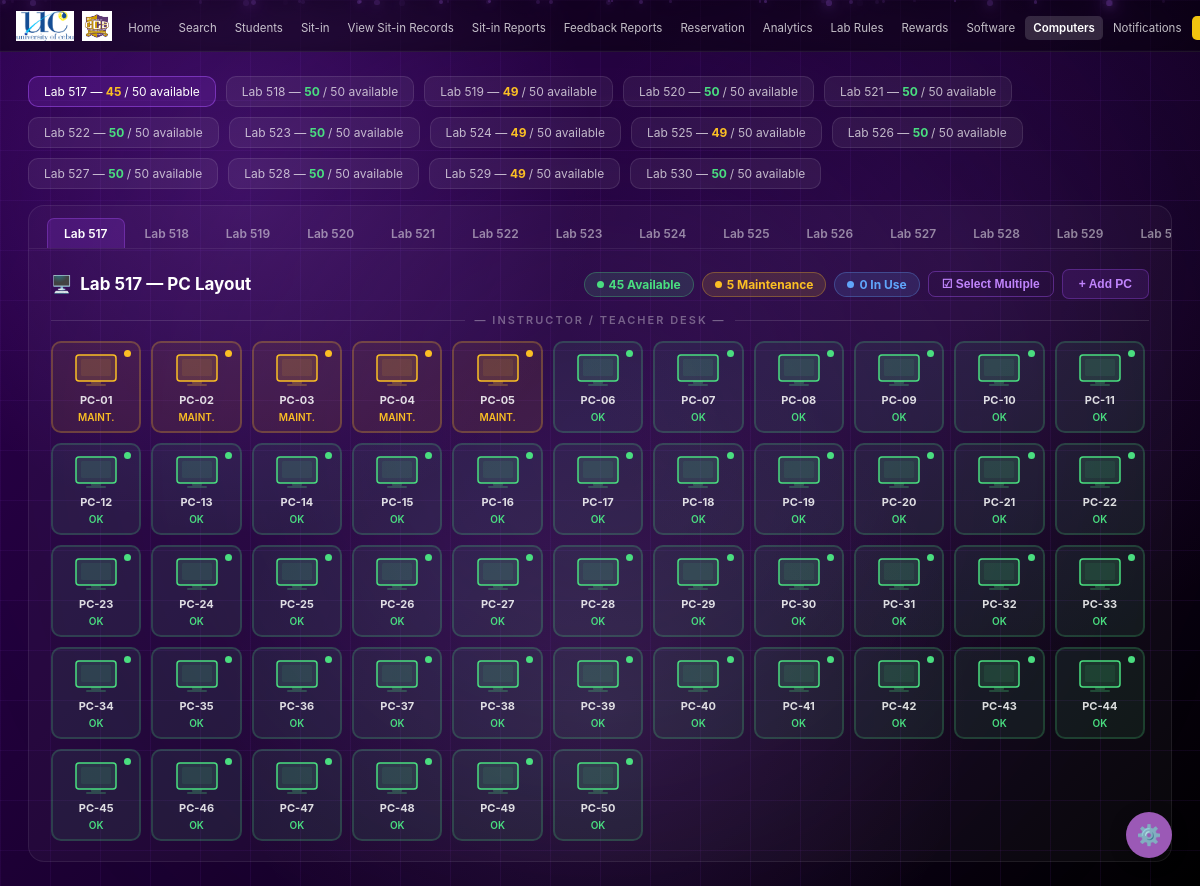
Page /admin/computers (signed in) on the earlier database version.
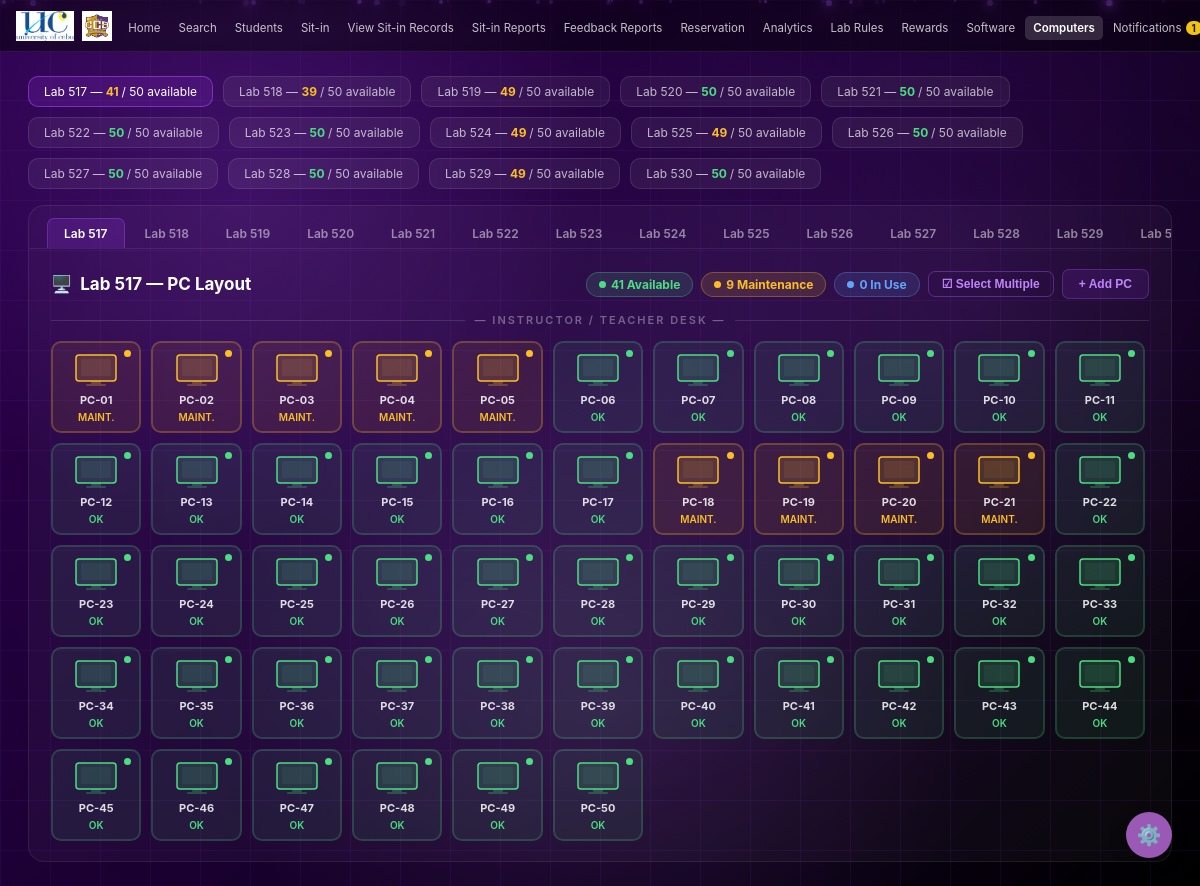
Same page on the later database version.
### tables this page shows
CREATE TABLE laboratory (
        id INTEGER PRIMARY KEY AUTOINCREMENT,
        lab_name TEXT NOT NULL UNIQUE,
        description TEXT DEFAULT ''
    );

CREATE TABLE computer_units (
        id INTEGER PRIMARY KEY AUTOINCREMENT,
        pc_number TEXT NOT NULL,
        lab_id INTEGER NOT NULL,
        status TEXT NOT NULL DEFAULT 'Available',
        FOREIGN KEY (lab_id) REFERENCES laboratory(id)
    );

### app.py (the view, shortened to what this page needs)
@app.route('/admin/computers', methods=['GET', 'POST'])
def admin_computers():
    if not admin_required():
        return redirect(url_for('login'))
    error = success = None
    conn = get_db()
    computers = conn.execute('''
        SELECT cu.id, cu.pc_number, cu.status, l.lab_name, l.id as lab_id,
               (SELECT COUNT(*) FROM sitin s WHERE s.pc_id = cu.id AND (s.time_out IS NULL OR s.time_out = '')) as occupied
        FROM computer_units cu
        JOIN laboratory l ON cu.lab_id = l.id
        ORDER BY l.lab_name, cu.pc_number
    ''').fetchall()
    labs = conn.execute("SELECT * FROM laboratory WHERE lab_name LIKE 'Lab 5%' ORDER BY lab_name").fetchall()
    try:
        raw_lab_id = request.args.get('lab_id') or request.form.get('lab_id')
        selected_lab_id = int(raw_lab_id) if raw_lab_id else (labs[0]['id'] if labs else 0)
    except (ValueError, TypeError):
        selected_lab_id = labs[0]['id'] if labs else 0
    conn.close()
    return render_template('admin/computers.html', computers=computers, labs=labs,
                          selected_lab_id=selected_lab_id, error=error, success=success)

### app.py (called while the page is built, shortened)
def get_db():
    conn = sqlite3.connect(os.path.join(BASE_DIR, 'database.db'))
    conn.row_factory = sqlite3.Row
    return conn

@app.before_request
def csrf_protect():
    if 'csrf_token' not in session:
        session['csrf_token'] = secrets.token_hex(16)
    if request.method == "POST":
        token = session.get('csrf_token', '')
        form_token = request.form.get('csrf_token', '')
        if not token or token != form_token:
            flash('Invalid request. Please try again.', 'error')
            return redirect(request.url)

@app.context_processor
def inject_unread_count():
    if 'user_id' in session and session.get('role') == 'admin':
        conn = get_db()
        count = conn.execute('''
            SELECT COUNT(*) FROM notifications
            WHERE is_read = 0 AND idnum = ?
        ''', (session['user_idnum'],)).fetchone()[0]
        conn.close()
        return dict(unread_count=count)
    return dict(unread_count=0)

def admin_required():
    return 'user_id' in session and session.get('role') == 'admin'

### templates/admin/computers.html (shortened to what the changed rows need)
<!DOCTYPE html>
<html lang="en">
<head>
  <link rel="stylesheet" href="{{ url_for('static', filename='style.css') }}" />
</head>
<body>
  <nav>
    <ul class="nav-links">
      <li>
        <a href="{{ url_for('admin_notifications') }}" class="{{ 'active' if request.endpoint=='admin_notifications' else '' }}">
          Notifications{% if unread_count > 0 %}<span class="notification-badge">{{ unread_count }}</span>{% endif %}
        </a>
      </li>
    </ul>
  </nav>
  <div class="computers-main">
    <div class="lab-avail-bar" id="availBar">
      {% for lab in labs %}
        {% set lab_pcs = computers | selectattr('lab_id','equalto', lab['id']) | list %}
        {% set avail   = lab_pcs | selectattr('status','equalto','Available') | list | length %}
        {% set total   = lab_pcs | length %}
        {% set pct     = ((avail / total * 100) | int) if total > 0 else 0 %}
        <div class="lab-avail-chip {{ 'active' if lab['id'] == selected_lab_id | int else '' }}"
             data-lab-id="{{ lab['id'] }}"
             onclick="switchLab({{ lab['id'] }})">
          {{ lab['lab_name'] }} —
          <span class="chip-num {{ 'green' if pct == 100 else ('yellow' if pct >= 50 else 'red') }}">
            {{ avail }}
          </span>
          / {{ total }} available
        </div>
      {% endfor %}
    </div>
    <div class="pc-card">
      <div class="lab-tabs">
        {% for lab in labs %}
        <a href="{{ url_for('admin_computers', lab_id=lab['id']) }}"
           class="lab-tab {{ 'active' if lab['id'] == selected_lab_id | int else '' }}">
          {{ lab['lab_name'] }}
        </a>
        {% endfor %}
      </div>
      <div class="pc-panel-body">
        {% set selected_lab = labs | selectattr('id','equalto', selected_lab_id | int) | first %}
        {% set lab_pcs      = computers | selectattr('lab_id','equalto', selected_lab_id | int) | list %}
        {% set avail_count  = lab_pcs | selectattr('status','equalto','Available') | list | length %}
        {% set maint_count  = lab_pcs | selectattr('status','equalto','Under Maintenance') | list | length %}
        {% set inuse_count  = lab_pcs | selectattr('occupied') | list | length %}
        <div class="pc-panel-header">
          <div class="pc-panel-title">
            <span class="pc-icon">🖥️</span>
            {{ selected_lab['lab_name'] if selected_lab else 'Laboratory' }} — PC Layout
          </div>
          <div class="pc-stats-row">
            <span class="pc-stat-badge avail"><span class="dot"></span>{{ avail_count }} Available</span>
            <span class="pc-stat-badge maint"><span class="dot"></span>{{ maint_count }} Maintenance</span>
            <span class="pc-stat-badge inuse"><span class="dot"></span>{{ inuse_count }} In Use</span>
            <button class="btn-select-multi" id="btnSelectMulti" onclick="toggleMultiSelect()">☑ Select Multiple</button>
            <button class="add-pc-toggle" onclick="toggleAddForm()">+ Add PC</button>
          </div>
        </div>
        {% if lab_pcs %}
        <div class="pc-grid" id="pcGrid">
          {% for c in lab_pcs %}
            {% if c['occupied'] %}
              {% set state = 'occupied' %}
            {% elif c['status'] == 'Under Maintenance' %}
              {% set state = 'maintenance' %}
            {% else %}
              {% set state = 'available' %}
            {% endif %}
          <div class="pc-unit {{ state }}"
               data-pc-id="{{ c['id'] }}"
               data-status="{{ c['status'] }}"
               data-occupied="{{ '1' if c['occupied'] else '0' }}"
               data-pc-number="{{ c['pc_number'] }}"
               onclick="handlePcClick(this, event)"
               oncontextmenu="openCtxMenu(this, event)">
            <span class="pc-status-dot"></span>
            <svg class="pc-monitor" viewBox="0 0 44 36" fill="none" xmlns="http://www.w3.org/2000/svg">
              <rect x="2" y="2" width="40" height="26" rx="3"
                    fill="{{ '#fbbf2422' if state == 'maintenance' else ('#60a5fa22' if state == 'occupied' else '#4ade8022') }}"
                    stroke="{{ '#fbbf24' if state == 'maintenance' else ('#60a5fa' if state == 'occupied' else '#4ade80') }}"
                    stroke-width="1.5"/>
              <rect x="7" y="6" width="30" height="17" rx="1.5"
                    fill="{{ '#fbbf2415' if state == 'maintenance' else ('#60a5fa15' if state == 'occupied' else '#4ade8015') }}"/>
              <rect x="17" y="28" width="10" height="3" rx="1"
                    fill="{{ '#fbbf2440' if state == 'maintenance' else ('#60a5fa40' if state == 'occupied' else '#4ade8040') }}"/>
              <rect x="12" y="31" width="20" height="2" rx="1"
                    fill="{{ '#fbbf2440' if state == 'maintenance' else ('#60a5fa40' if state == 'occupied' else '#4ade8040') }}"/>
            </svg>
            <span class="pc-label">{{ c['pc_number'] }}</span>
            <span class="pc-status-text">
              {% if c['occupied'] %}IN USE
              {% elif c['status'] == 'Under Maintenance' %}MAINT.
              {% else %}OK{% endif %}
            </span>
          </div>
          {% endfor %}
        </div>
        {% else %}
        <p style="font-size:13px; color:var(--muted); padding:20px 0; text-align:center;">
          No PCs in this lab yet. Use the <strong>+ Add PC</strong> button above.
        </p>
        {% endif %}
      </div>
    </div>
  </div>
</body>
</html>

Differences in the rows shown:
computed for laboratory "Lab 517": avail "45" → "41"
computed for laboratory "Lab 518": avail "50" → "39"
changed computer_units "PC-18": status "OK" → "MAINT."
changed computer_units "PC-19": status "OK" → "MAINT."
changed computer_units "PC-20": status "OK" → "MAINT."
changed computer_units "PC-21": status "OK" → "MAINT."
Other differences:
{{ unread_count }}: (not shown) → "1"
{{ avail_count }}: "45" → "41"
{{ maint_count }}: "5" → "9"
